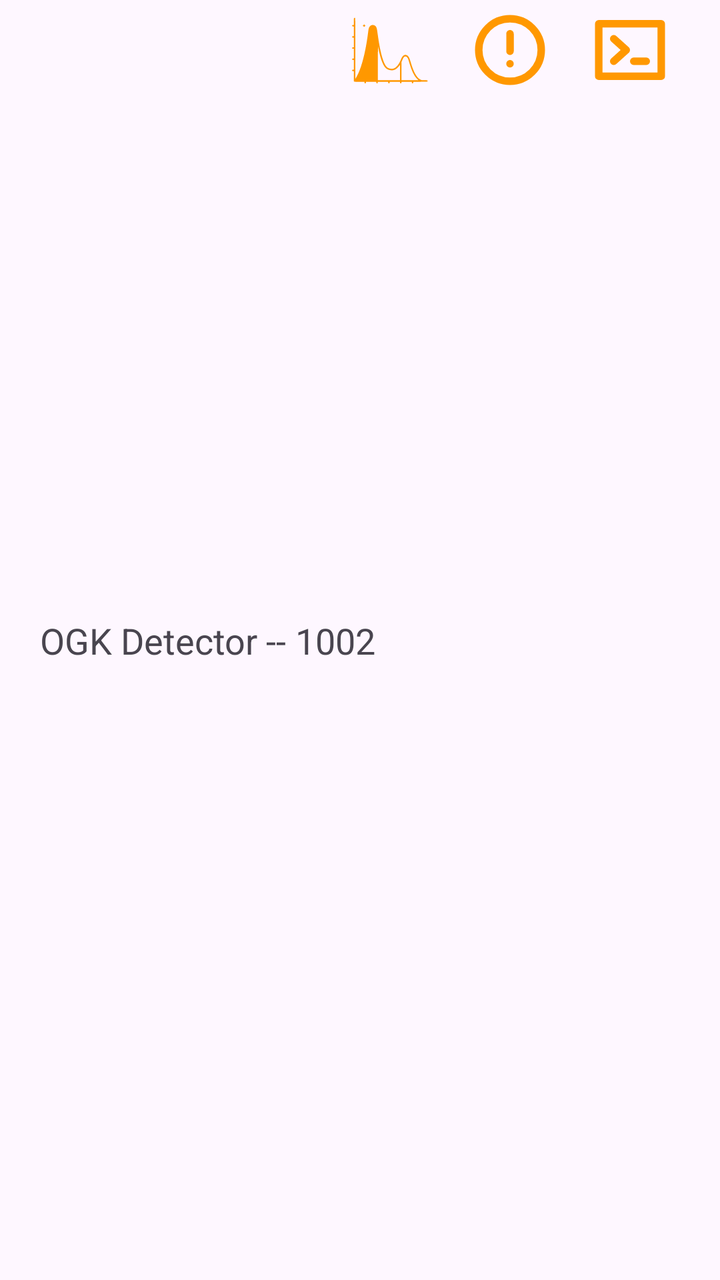
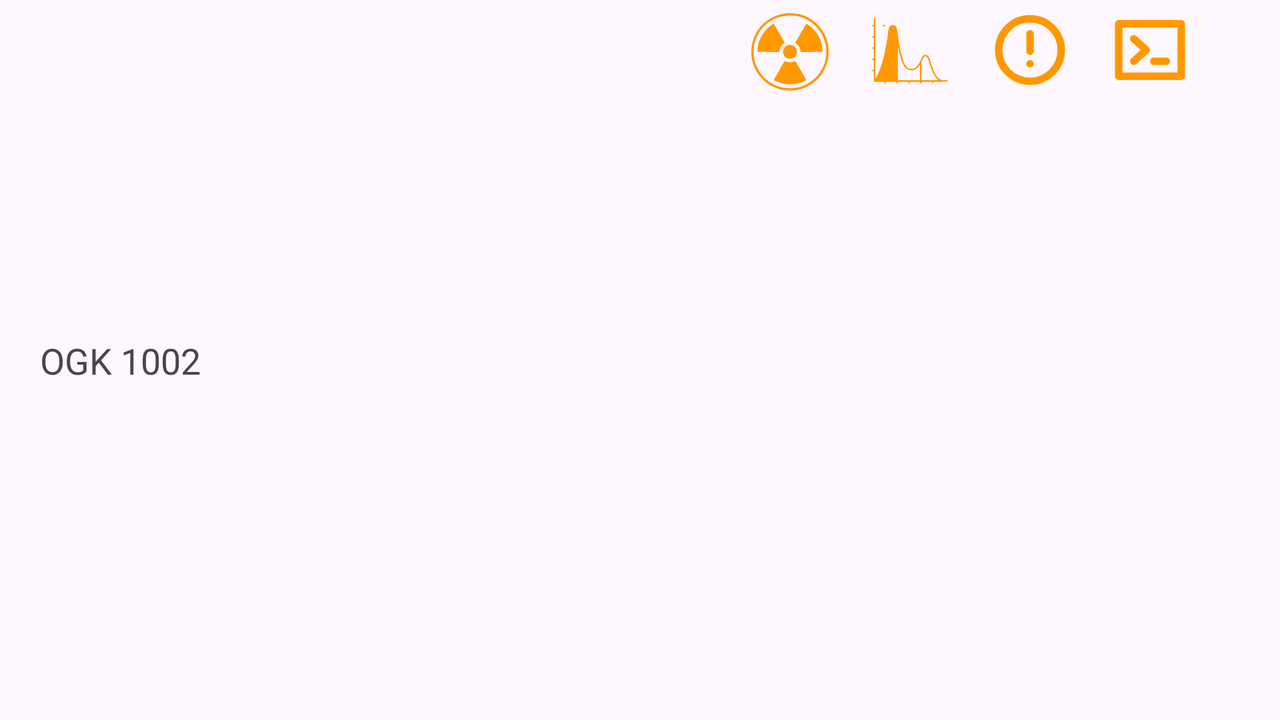

An Android layout and its configuration variant, each rendered on a device that would load it. The default file and the variant file are quoted in full after the pictures.
<!-- AndroidManifest.xml: application theme Theme.OpenGammaKitAndroid -->
<!-- res/layout/device_list_item.xml -->
<?xml version="1.0" encoding="utf-8"?>
<androidx.constraintlayout.widget.ConstraintLayout
    xmlns:android="http://schemas.android.com/apk/res/android"
    xmlns:app="http://schemas.android.com/apk/res-auto"
    android:layout_width="match_parent"
    android:layout_height="wrap_content">

    <TextView
        android:id="@+id/deviceLabel"
        android:layout_width="wrap_content"
        android:layout_height="wrap_content"
        android:layout_marginStart="20dp"
        android:text="OGK Detector -- "
        android:textAppearance="@style/TextAppearance.AppCompat.Medium"
        app:layout_constraintBottom_toBottomOf="parent"
        app:layout_constraintStart_toStartOf="parent"
        app:layout_constraintTop_toTopOf="parent" />

    <TextView
        android:id="@+id/deviceId"
        android:layout_width="0dp"
        android:layout_height="wrap_content"
        android:text="1002"
        android:textAppearance="@style/TextAppearance.AppCompat.Medium"
        app:layout_constraintBottom_toBottomOf="@+id/deviceLabel"
        app:layout_constraintStart_toEndOf="@id/deviceLabel" />

    <ImageButton
        android:id="@+id/spectrometer"
        android:layout_width="50dp"
        android:layout_height="50dp"
        android:background="@android:color/transparent"
        android:contentDescription="Spectrometer mode"
        android:src="@drawable/ic_spectrum"
        android:layout_marginEnd="10dp"
        app:layout_constraintEnd_toStartOf="@+id/info"
        app:layout_constraintTop_toTopOf="parent"
        app:tint="@color/colorPrimary" />

    <ImageButton
        android:id="@+id/info"
        android:layout_width="50dp"
        android:layout_height="50dp"
        android:background="@android:color/transparent"
        android:contentDescription="Device Info"
        android:src="@drawable/ic_info"
        android:layout_marginEnd="10dp"
        app:layout_constraintEnd_toStartOf="@+id/terminal"
        app:layout_constraintTop_toTopOf="parent"
        app:tint="@color/colorPrimary" />

    <ImageButton
        android:id="@+id/terminal"
        android:layout_width="50dp"
        android:layout_height="50dp"
        android:background="@android:color/transparent"
        android:contentDescription="Device terminal"
        android:src="@drawable/ic_terminal"
        android:layout_marginEnd="20dp"
        app:layout_constraintEnd_toEndOf="parent"
        app:layout_constraintTop_toTopOf="parent"
        app:tint="@color/colorPrimary" />

</androidx.constraintlayout.widget.ConstraintLayout>
<!-- resources referenced by this layout -->
<resources>
  <color name="colorPrimary">#FF9800</color>
  <!-- drawable ic_info (drawable) -->
  <vector xmlns:android="http://schemas.android.com/apk/res/android" android:height="40dp" android:viewportHeight="16" android:viewportWidth="16" android:width="40dp">
        
      <path android:fillColor="#00000000" android:pathData="M8,8m-6.25,0a6.25,6.25 0,1 1,12.5 0a6.25,6.25 0,1 1,-12.5 0" android:strokeColor="#000000" android:strokeLineCap="round" android:strokeLineJoin="round" android:strokeWidth="1.5"/>
        
      <path android:fillColor="#00000000" android:pathData="m8,10.75v0m0,-6v3.5" android:strokeColor="#000000" android:strokeLineCap="round" android:strokeLineJoin="round" android:strokeWidth="1.5"/>
      
  </vector>
  <!-- drawable ic_spectrum: vector/xml drawable (drawable, 2632 chars, omitted) -->
  <!-- drawable ic_terminal (drawable) -->
  <vector xmlns:android="http://schemas.android.com/apk/res/android" android:height="40dp" android:viewportHeight="16" android:viewportWidth="16" android:width="40dp">
        
      <path android:fillColor="#00000000" android:pathData="M1.75,2.75h12.5v10.5h-12.5z" android:strokeColor="#000000" android:strokeLineCap="round" android:strokeLineJoin="round" android:strokeWidth="1.5"/>
        
      <path android:fillColor="#00000000" android:pathData="m8.75,10.25h2.5m-6.5,-4.5 l2.5,2.25 -2.5,2.25" android:strokeColor="#000000" android:strokeLineCap="round" android:strokeLineJoin="round" android:strokeWidth="1.5"/>
      
  </vector>
  <style name="Theme.OpenGammaKitAndroid" parent="Base.Theme.OpenGammaKitAndroid" />
  <style name="Base.Theme.OpenGammaKitAndroid" parent="Theme.Material3.DayNight.NoActionBar">
          
          
      </style>
</resources>
<!-- res/layout-land/device_list_item.xml (the author's variant of the layout above) -->
<!-- drawn on the phone turned sideways -->
<?xml version="1.0" encoding="utf-8"?>
<androidx.constraintlayout.widget.ConstraintLayout
    xmlns:android="http://schemas.android.com/apk/res/android"
    xmlns:app="http://schemas.android.com/apk/res-auto"
    android:layout_width="match_parent"
    android:layout_height="wrap_content">

    <TextView
        android:id="@+id/deviceLabel"
        android:layout_width="wrap_content"
        android:layout_height="wrap_content"
        android:layout_marginStart="20dp"
        android:text="OGK "
        android:textAppearance="@style/TextAppearance.AppCompat.Medium"
        app:layout_constraintBottom_toBottomOf="parent"
        app:layout_constraintStart_toStartOf="parent"
        app:layout_constraintTop_toTopOf="parent" />

    <TextView
        android:id="@+id/deviceId"
        android:layout_width="0dp"
        android:layout_height="wrap_content"
        android:text="1002"
        android:textAppearance="@style/TextAppearance.AppCompat.Medium"
        app:layout_constraintBottom_toBottomOf="@+id/deviceLabel"
        app:layout_constraintStart_toEndOf="@id/deviceLabel" />

    <ImageButton
        android:id="@+id/counter"
        android:layout_width="50dp"
        android:layout_height="50dp"
        android:background="@android:color/transparent"
        android:contentDescription="Spectrometer mode"
        android:src="@drawable/ic_counter"
        android:layout_marginEnd="10dp"
        app:layout_constraintEnd_toStartOf="@+id/spectrometer"
        app:layout_constraintTop_toTopOf="parent"
        app:tint="@color/colorPrimary" />

    <ImageButton
        android:id="@+id/spectrometer"
        android:layout_width="50dp"
        android:layout_height="50dp"
        android:background="@android:color/transparent"
        android:contentDescription="Spectrometer mode"
        android:src="@drawable/ic_spectrum"
        android:layout_marginEnd="10dp"
        app:layout_constraintEnd_toStartOf="@+id/info"
        app:layout_constraintTop_toTopOf="parent"
        app:tint="@color/colorPrimary" />

    <ImageButton
        android:id="@+id/info"
        android:layout_width="50dp"
        android:layout_height="50dp"
        android:background="@android:color/transparent"
        android:contentDescription="Device Info"
        android:src="@drawable/ic_info"
        android:layout_marginEnd="10dp"
        app:layout_constraintEnd_toStartOf="@+id/terminal"
        app:layout_constraintTop_toTopOf="parent"
        app:tint="@color/colorPrimary" />

    <ImageButton
        android:id="@+id/terminal"
        android:layout_width="50dp"
        android:layout_height="50dp"
        android:background="@android:color/transparent"
        android:contentDescription="Device terminal"
        android:src="@drawable/ic_terminal"
        android:layout_marginEnd="40dp"
        app:layout_constraintEnd_toEndOf="parent"
        app:layout_constraintTop_toTopOf="parent"
        app:tint="@color/colorPrimary" />

</androidx.constraintlayout.widget.ConstraintLayout>
<!-- resources referenced by the variant -->
<!-- as the phone turned sideways resolves them -->
<resources>
  <color name="colorPrimary">#FF9800</color>
  <!-- drawable ic_counter: vector/xml drawable (drawable, 2990 chars, omitted) -->
  <!-- drawable ic_info (drawable) -->
  <vector xmlns:android="http://schemas.android.com/apk/res/android" android:height="40dp" android:viewportHeight="16" android:viewportWidth="16" android:width="40dp">
        
      <path android:fillColor="#00000000" android:pathData="M8,8m-6.25,0a6.25,6.25 0,1 1,12.5 0a6.25,6.25 0,1 1,-12.5 0" android:strokeColor="#000000" android:strokeLineCap="round" android:strokeLineJoin="round" android:strokeWidth="1.5"/>
        
      <path android:fillColor="#00000000" android:pathData="m8,10.75v0m0,-6v3.5" android:strokeColor="#000000" android:strokeLineCap="round" android:strokeLineJoin="round" android:strokeWidth="1.5"/>
      
  </vector>
  <!-- drawable ic_spectrum: vector/xml drawable (drawable, 2632 chars, omitted) -->
  <!-- drawable ic_terminal (drawable) -->
  <vector xmlns:android="http://schemas.android.com/apk/res/android" android:height="40dp" android:viewportHeight="16" android:viewportWidth="16" android:width="40dp">
        
      <path android:fillColor="#00000000" android:pathData="M1.75,2.75h12.5v10.5h-12.5z" android:strokeColor="#000000" android:strokeLineCap="round" android:strokeLineJoin="round" android:strokeWidth="1.5"/>
        
      <path android:fillColor="#00000000" android:pathData="m8.75,10.25h2.5m-6.5,-4.5 l2.5,2.25 -2.5,2.25" android:strokeColor="#000000" android:strokeLineCap="round" android:strokeLineJoin="round" android:strokeWidth="1.5"/>
      
  </vector>
  <style name="Theme.OpenGammaKitAndroid" parent="Base.Theme.OpenGammaKitAndroid" />
  <style name="Base.Theme.OpenGammaKitAndroid" parent="Theme.Material3.DayNight.NoActionBar">
          
          
      </style>
</resources>
